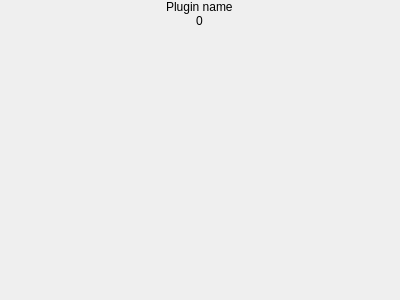
<?xml version="1.0" encoding="UTF-8"?>
<ui version="4.0">
<comment>
  * Released as open source by NCC Group Plc - http://www.nccgroup.com/
  *
  * Developed by Gabriel Caudrelier, gabriel dot caudrelier at nccgroup dot com
  *
  * https://github.com/nccgroup/pip3line
  *
  * Released under AGPL see LICENSE for more information
</comment>
 <class>PluginConfWidget</class>
 <widget class="QWidget" name="PluginConfWidget">
  <property name="geometry">
   <rect>
    <x>0</x>
    <y>0</y>
    <width>400</width>
    <height>300</height>
   </rect>
  </property>
  <property name="windowTitle">
   <string>Form</string>
  </property>
  <layout class="QVBoxLayout" name="mainLayout">
   <property name="spacing">
    <number>0</number>
   </property>
   <property name="margin">
    <number>0</number>
   </property>
   <item>
    <widget class="QWidget" name="widget" native="true">
     <layout class="QVBoxLayout" name="verticalLayout_2">
      <property name="spacing">
       <number>0</number>
      </property>
      <property name="margin">
       <number>0</number>
      </property>
      <item alignment="Qt::AlignHCenter|Qt::AlignTop">
       <widget class="QLabel" name="pluginNamelabel">
        <property name="sizePolicy">
         <sizepolicy hsizetype="Preferred" vsizetype="Maximum">
          <horstretch>0</horstretch>
          <verstretch>0</verstretch>
         </sizepolicy>
        </property>
        <property name="text">
         <string>Plugin name</string>
        </property>
       </widget>
      </item>
      <item alignment="Qt::AlignHCenter|Qt::AlignTop">
       <widget class="QLabel" name="pluginTransformLabel">
        <property name="sizePolicy">
         <sizepolicy hsizetype="Preferred" vsizetype="Maximum">
          <horstretch>0</horstretch>
          <verstretch>0</verstretch>
         </sizepolicy>
        </property>
        <property name="text">
         <string>0</string>
        </property>
       </widget>
      </item>
      <item>
       <spacer name="verticalSpacer">
        <property name="orientation">
         <enum>Qt::Vertical</enum>
        </property>
        <property name="sizeHint" stdset="0">
         <size>
          <width>20</width>
          <height>40</height>
         </size>
        </property>
       </spacer>
      </item>
     </layout>
    </widget>
   </item>
  </layout>
 </widget>
 <resources/>
 <connections/>
</ui>
